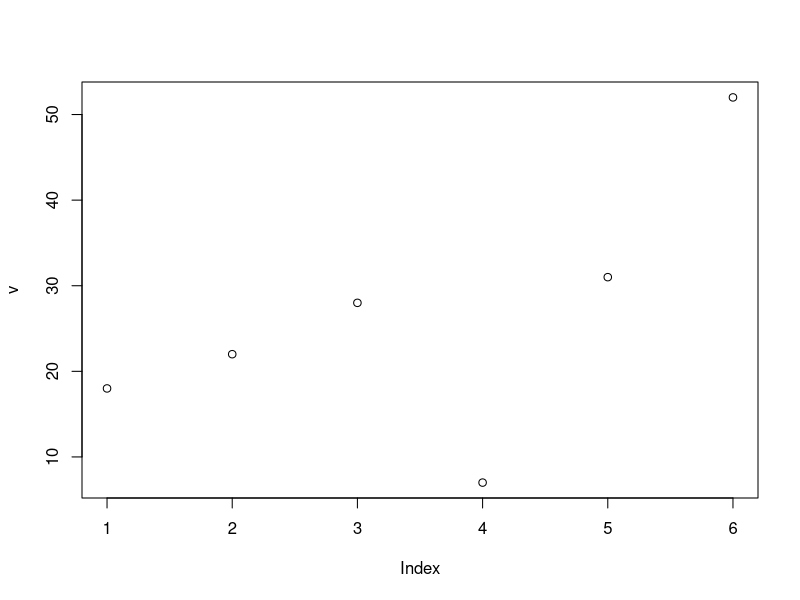
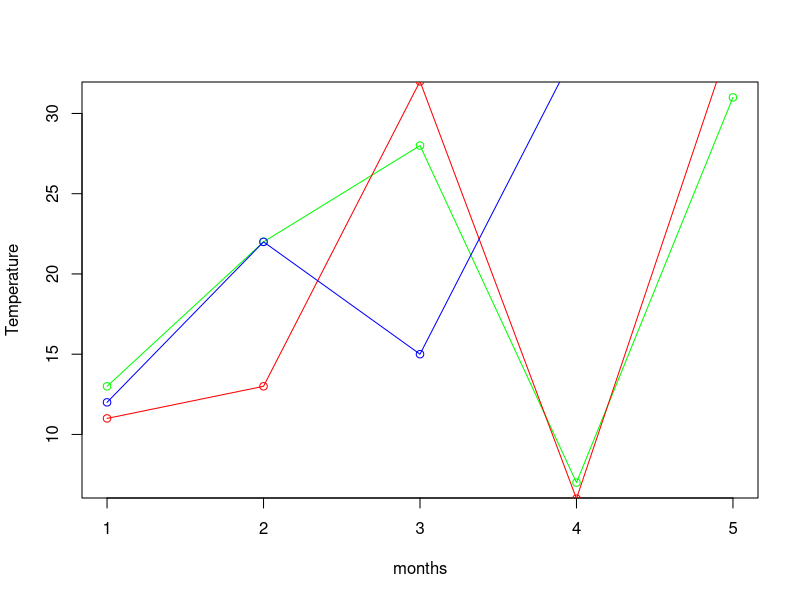

The R script that drew these images, in order:
v<- c(18,22,28,7,31,52)
plot(v)

#(4)
v<- c(13,22,28,7,31)
w<- c(11,13,32,6,35)
x<-c(12,22,15,34,35)
plot(v,type="o",col="green",xlab="months",ylab="Temperature") #"o"= point and line, #"l"= only line, #"p"= only point
lines(w,type="o",col="red")
lines(x,type="o",col="blue")
# to draw multiple lines use lines() function.